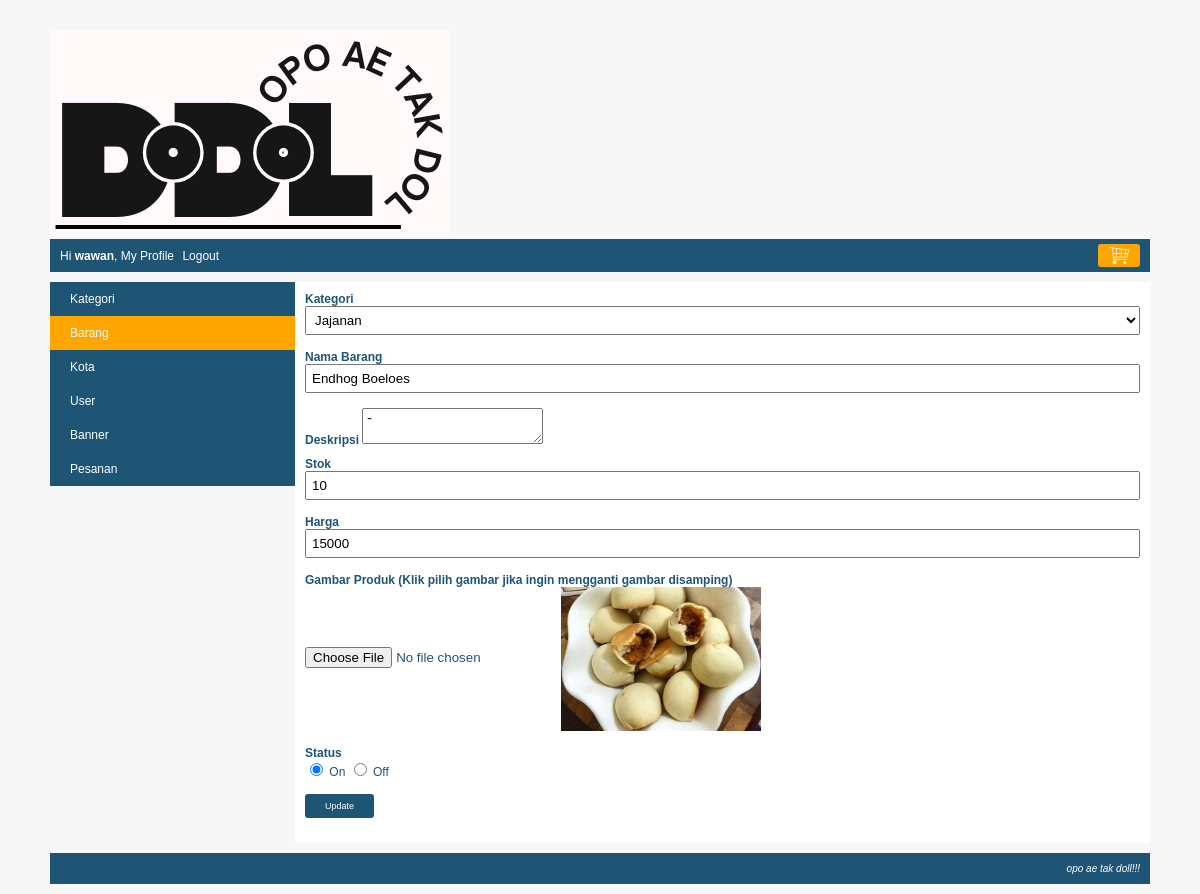
The page /index.php?page=my_profile&module=barang&action=form&barang_id=1 (signed in) on the database its author committed.
### tables this page shows
CREATE TABLE `barang` (
  `barang_id` int(10) NOT NULL,
  `kategori_id` int(10) NOT NULL,
  `nama_barang` varchar(250) NOT NULL,
  `deskripsi` text NOT NULL,
  `gambar` varchar(300) NOT NULL,
  `harga` int(10) NOT NULL,
  `stok` tinyint(4) NOT NULL,
  `status` enum('on','off') NOT NULL
);

### module/barang/form.php (the view, shortened to what this page needs)
<?php
	$barang_id = isset($_GET['barang_id']) ? $_GET['barang_id'] : false;
	$nama_barang = "";
	$kategori_id = "";
	$gambar = "";
	$stok = "";
	$harga = "";
	$status = "";
	$keterangan_gambar = "";
	$button = "Add";
	if($barang_id){
		$query = mysqli_query($koneksi, "SELECT * FROM barang WHERE barang_id='$barang_id'");
		$row = mysqli_fetch_assoc($query);
		$nama_barang = $row['nama_barang'];
		$kategori_id = $row['kategori_id'];
		$deskripsi = $row['deskripsi'];
		$gambar = $row['gambar'];
		$harga = $row['harga'];
		$stok = $row['stok'];
		$status = $row['status'];
		$button = "Update";
		$keterangan_gambar = "(Klik pilih gambar jika ingin mengganti gambar disamping)";
		$gambar = "<img src='".BASE_URL."images/barang/$gambar' style='width: 200px;vertical-align: middle;' />";
	}
?>
<form action="<?php echo BASE_URL."module/barang/action.php?barang_id=$barang_id"; ?>" method="POST" enctype="multipart/form-data">
	<div class="element-form">
		<label>Kategori</label>
		<span>
			<select name="kategori_id">
				<?php
					$query = mysqli_query($koneksi, "SELECT kategori_id, kategori FROM kategori WHERE status='on' ORDER BY kategori ASC");
					while($row=mysqli_fetch_assoc($query)){
						if($kategori_id == $row['kategori_id']){
							echo "<option value='$row[kategori_id]' selected='true'>$row[kategori]</option>";
						}else{
							echo "<option value='$row[kategori_id]'>$row[kategori]</option>";
						}
					}
				?>
			</select>
		</span>
	</div>
	<div class="element-form">
		<label>Nama Barang</label>
		<span><input type="text" name="nama_barang" value="<?php echo $nama_barang; ?>" /></span>
	</div>
	<?php
$deskripsi = $deskripsi ?? '';
?>
<div style="margin-bottom:10px">
    <label style="font-weight:bold">Deskripsi</label>
    <span><textarea name="deskripsi" id="editor"><?php echo $deskripsi; ?></textarea></span>
</div>
	<div class="element-form">
		<label>Stok</label>
		<span><input type="text" name="stok" value="<?php echo $stok; ?>" /></span>
	</div>
	<div class="element-form">
		<label>Harga</label>
		<span><input type="text" name="harga" value="<?php echo $harga; ?>" /></span>
	</div>
	<div class="element-form">
		<label>Gambar Produk <?php echo $keterangan_gambar; ?></label>
		<span>
			<input type="file" name="file" /> <?php echo $gambar; ?>
		</span>
	</div>
	<div class="element-form">
		<label>Status</label>
		<span>
			<input type="radio" name="status" value="on" <?php if($status == "on"){ echo "checked='true'"; } ?> /> On
			<input type="radio" name="status" value="off" <?php if($status == "off"){ echo "checked='true'"; } ?> /> Off
		</span>
	</div>
	<div class="element-form">
		<span><input type="submit" name="button" value="<?php echo $button; ?>" /></span>
	</div>
</form>

### css/style.css (style rules this page uses)
body { font-family: arial; font-size: 12px; color: #1e5474; background: #f7f7f7; margin: 0px; }
.element-form { margin-bottom: 15px; }
.element-form label { display: block; font-weight: bold; }
.element-form span { display: block; }
.element-form span input[type="text"], .element-form span input[type="password"], .element-form span textarea, .element-form span select { width: 100%; padding: 5px; box-sizing: border-box; }
.element-form span input[type="submit"] { background: #1e5474; border: none; color: white; padding: 7px 20px; border-radius: 3px; font-size: 9px; cursor: pointer; }

### rows shown on the page
barang: nama_barang "Endhog Boeloes", stok "10", harga "15000", gambar (picture), status "☑"

### other values the page prints
$nama "wawan"
$keterangan_gambar "(Klik pilih gambar jika ingin mengganti gambar disamping)"
form field kategori_id "Jajanan"
